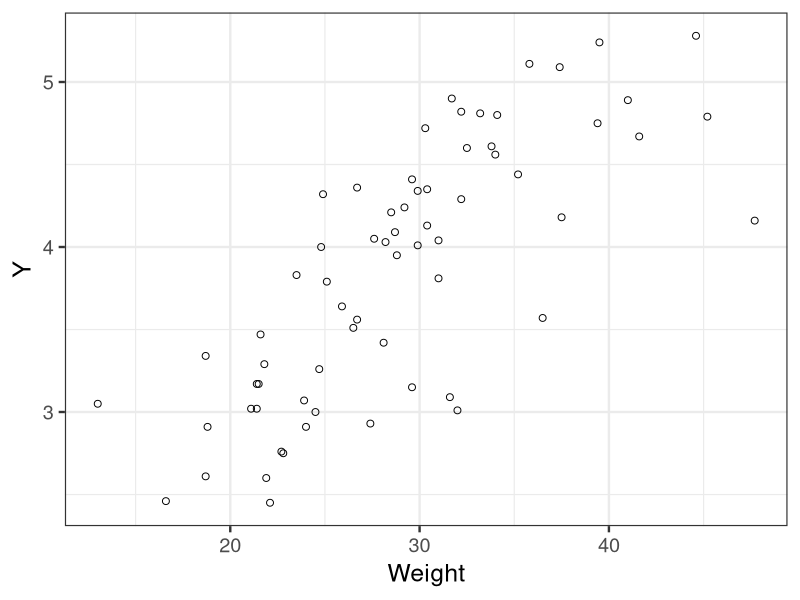
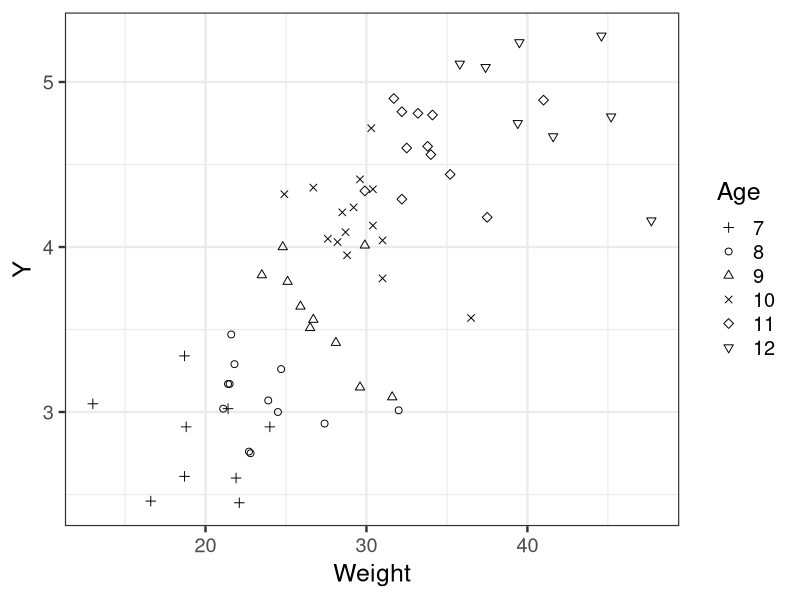

These figures' R source, in order:
library(ggplot2)

d <- read.csv(file='input/data-50m.txt')
d$Age <- as.factor(d$Age)

p <- ggplot(data=d, aes(x=Weight, y=Y)) +
  theme_bw(base_size=18) +
  geom_point(shape=1, size=2)
ggsave(file='output/fig7-8-left.png', plot=p, dpi=300, w=3.8, h=3)

p <- ggplot(data=d, aes(x=Weight, y=Y, shape=Age)) +
  theme_bw(base_size=18) +
  geom_point(size=2) +
  scale_shape_manual(values=c(3, 1, 2, 4, 5, 6))
ggsave(file='output/fig7-8-right.png', plot=p, dpi=300, w=4.5, h=3)
